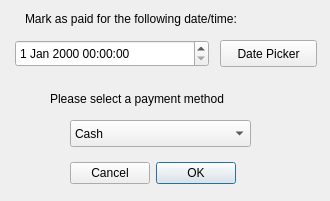
<?xml version="1.0" encoding="UTF-8"?>
<ui version="4.0">
 <class>PaymentMethodDialog</class>
 <widget class="QDialog" name="PaymentMethodDialog">
  <property name="geometry">
   <rect>
    <x>0</x>
    <y>0</y>
    <width>330</width>
    <height>201</height>
   </rect>
  </property>
  <property name="windowTitle">
   <string>Dialog</string>
  </property>
  <widget class="QDialogButtonBox" name="buttonBox">
   <property name="geometry">
    <rect>
     <x>70</x>
     <y>160</y>
     <width>176</width>
     <height>27</height>
    </rect>
   </property>
   <property name="layoutDirection">
    <enum>Qt::RightToLeft</enum>
   </property>
   <property name="standardButtons">
    <set>QDialogButtonBox::Cancel|QDialogButtonBox::Ok</set>
   </property>
   <property name="centerButtons">
    <bool>false</bool>
   </property>
  </widget>
  <widget class="QComboBox" name="comboBox">
   <property name="geometry">
    <rect>
     <x>70</x>
     <y>120</y>
     <width>181</width>
     <height>27</height>
    </rect>
   </property>
   <item>
    <property name="text">
     <string>Cash</string>
    </property>
   </item>
   <item>
    <property name="text">
     <string>Cheque</string>
    </property>
   </item>
   <item>
    <property name="text">
     <string>Credit</string>
    </property>
   </item>
   <item>
    <property name="text">
     <string>Debit</string>
    </property>
   </item>
   <item>
    <property name="text">
     <string>Bank transfer</string>
    </property>
   </item>
  </widget>
  <widget class="QLabel" name="label">
   <property name="geometry">
    <rect>
     <x>50</x>
     <y>90</y>
     <width>221</width>
     <height>17</height>
    </rect>
   </property>
   <property name="text">
    <string>Please select a payment method</string>
   </property>
  </widget>
  <widget class="QDateTimeEdit" name="dateTimeEdit">
   <property name="geometry">
    <rect>
     <x>15</x>
     <y>40</y>
     <width>194</width>
     <height>27</height>
    </rect>
   </property>
  </widget>
  <widget class="QLabel" name="label_2">
   <property name="geometry">
    <rect>
     <x>25</x>
     <y>10</y>
     <width>291</width>
     <height>17</height>
    </rect>
   </property>
   <property name="text">
    <string>Mark as paid for the following date/time:</string>
   </property>
  </widget>
  <widget class="QPushButton" name="pushButton_datePicker">
   <property name="geometry">
    <rect>
     <x>220</x>
     <y>40</y>
     <width>97</width>
     <height>27</height>
    </rect>
   </property>
   <property name="text">
    <string>Date Picker</string>
   </property>
  </widget>
 </widget>
 <resources/>
 <connections/>
</ui>
